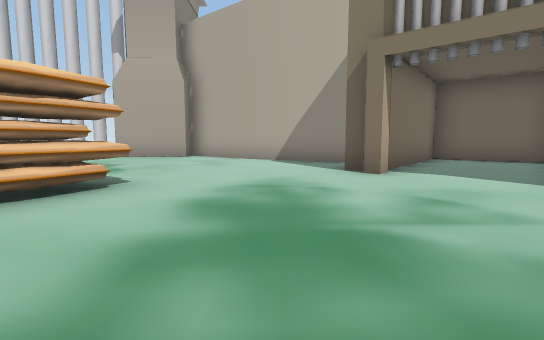
View 1 (above)

22 first-person views from a walk through a 3-D level made in the Unity game engine. The camera is 1.2 m above the floor, tilts 6° down and sees 85° across. The floor is counted in squares, 2 m on a side. Each view is taken from the middle of a square. On the plan, view 1 faces up. The plan holds only what a view shows up to about 9 squares ahead; the rest is blank. The place goes on beyond the plan. The player is left out.

View 2
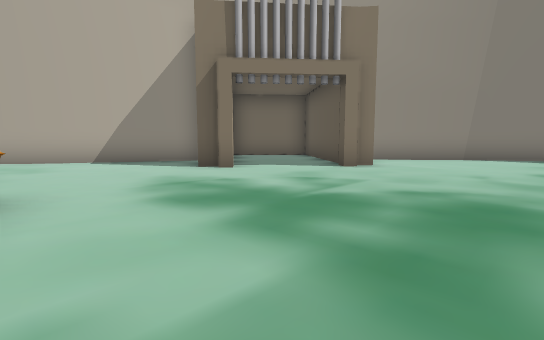

View 3
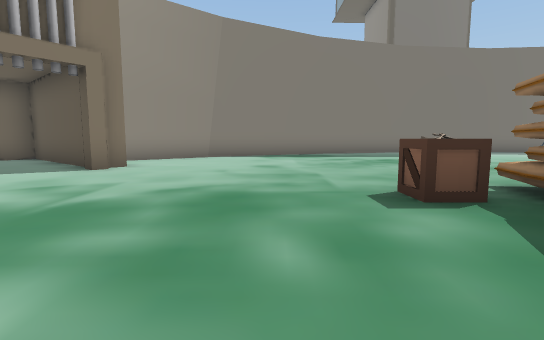

View 4
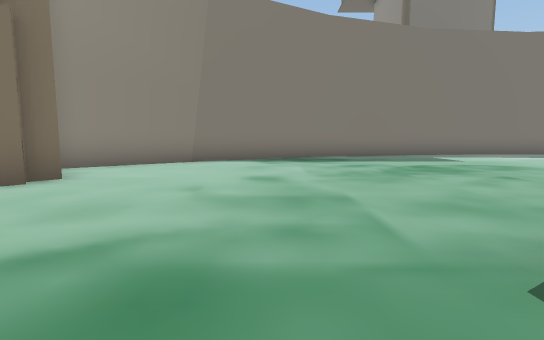

View 5
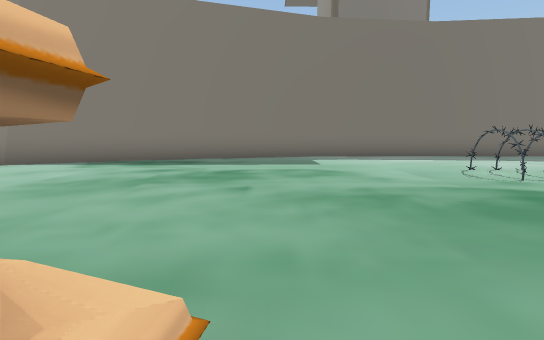

View 6
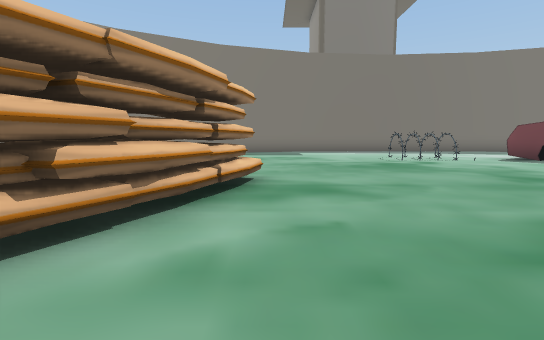

View 7
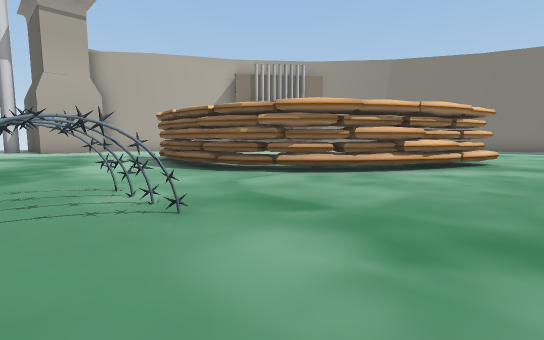

View 8
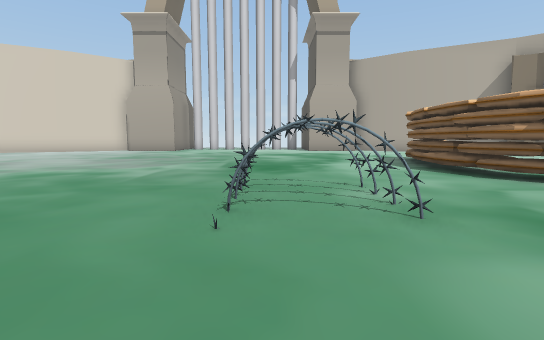

View 9
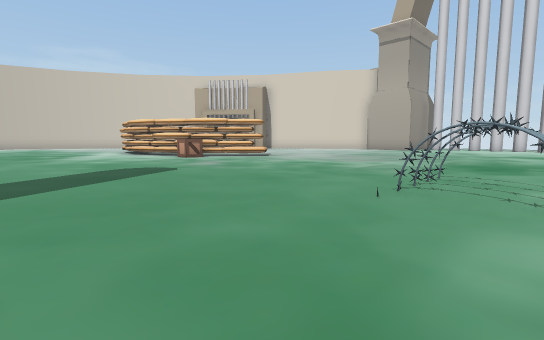

View 10
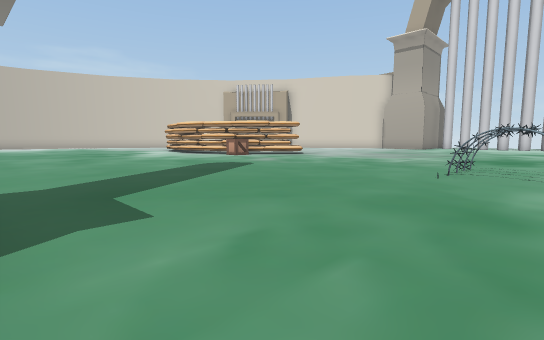

View 11
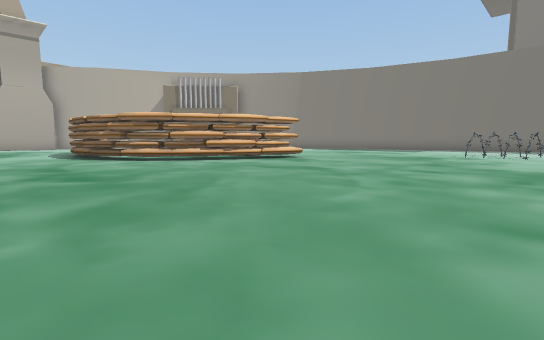

View 12
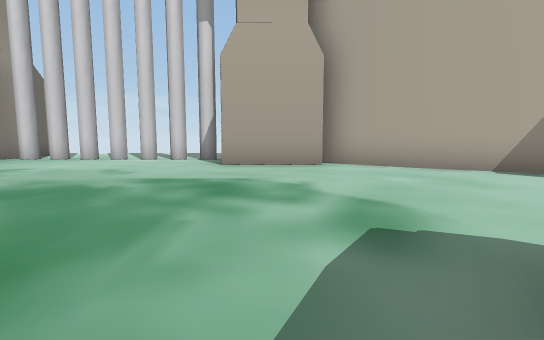

View 13
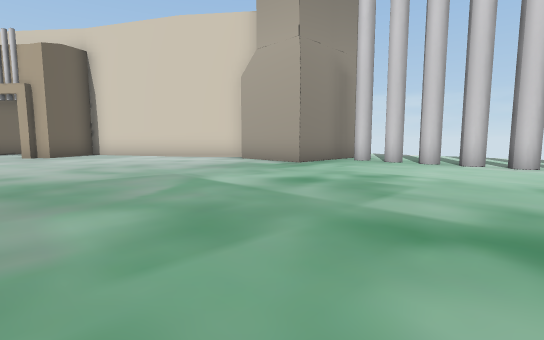

View 14
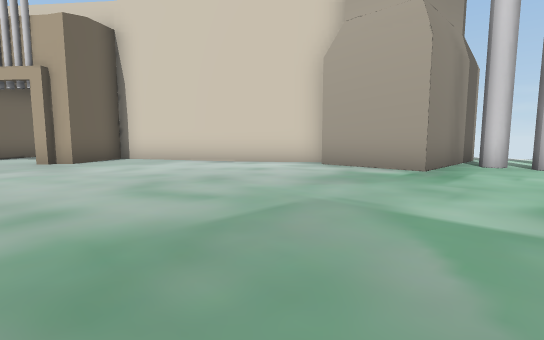

View 15
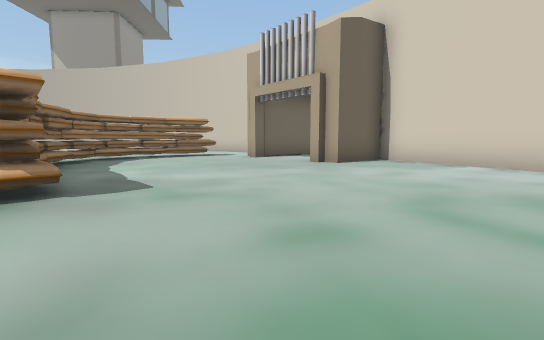

View 16
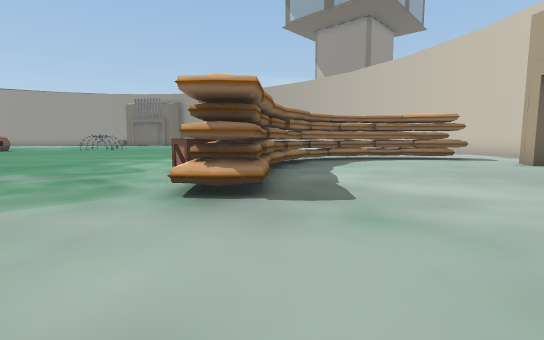

View 17
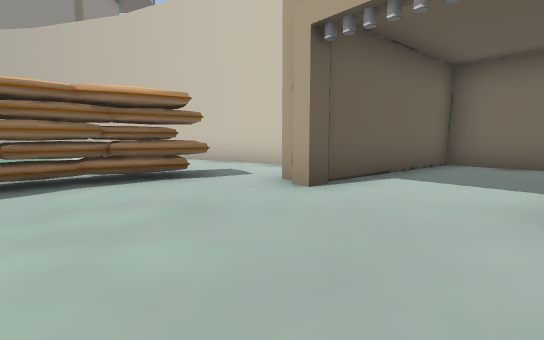

View 18
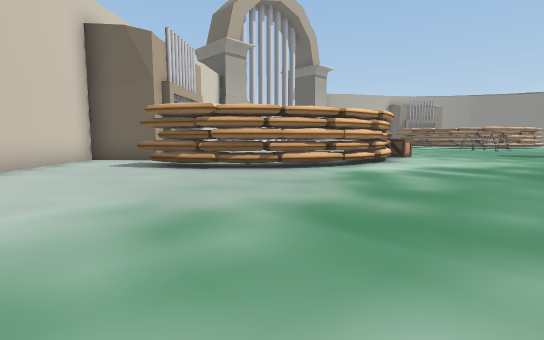

View 19
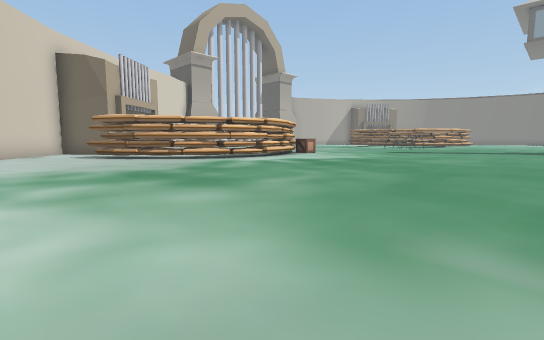

View 20
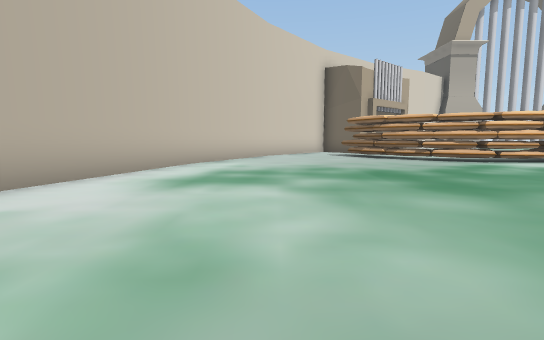

View 21
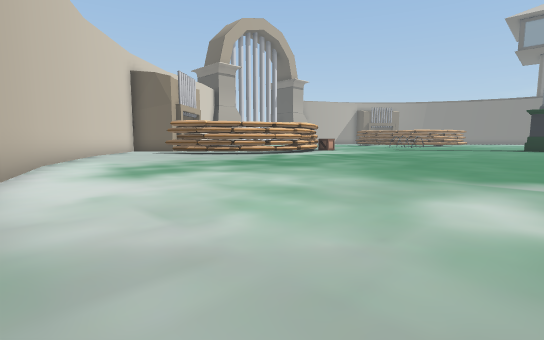

View 22
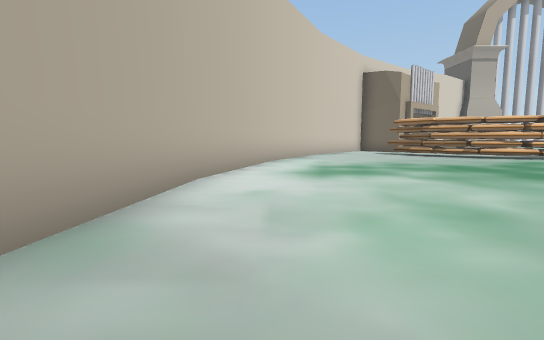

### Floor plan
Points are (right, up) in squares from view 1. A wall is a line through its corners. A room is listed if a view was taken in it or the views show most of it. See-through windows are left out.
Room 1 (views 1, 2, 3, 4, 5, 6, 7, 8, 9, 10, 11, 12, 13, 14, 15, 16, 17, 18, 19, 20, 21, 22)
walls: (-3.8, 0.7) (-3.8, 1.7); (-3.8, 1.4) (-3.6, 2.5); (-3.7, 2.1) (-3.4, 3); (-2.7, -1.2) (-3.1, -1.3) (-3.7, -0.1) (-3.8, 1.1); (-2.6, -1.9) (-3.4, -0.9) (-3.8, 0.2); (-2.3, -2.2) (-2.1, -1.7); (-2.1, -2.3) (-2.9, -1.5); (-13.9, 1.4) (-13.5, 1); (-14.1, 1.2) (-13.8, 0.8); (-1.6, -2.7) (-2.2, -2.3) (-2, -1.9); (-1.5, -3) (-1.3, -2.5); (-14.4, 1.4) (-14, 1.1); (-2.1, 3.3) (-2.5, 2.7); (-1.8, 3.9) (-2.3, 2.8); (-0.3, -3.4) (-1.9, -2.6); (-16.9, -0.4) (-15.8, 0.1) (-14.1, 1.6) (-13.7, 1.3); (1, -2.8) (1.7, -3); (0.9, -3.7) (-0.8, -3.2); (1.5, -3.7) (0.5, -3.5); (-17.9, -1.6) (-19, -1.6); (-18.3, -0.9) (-17.5, -0.6); (-18.6, -1.7) (-19.6, -1.5); (-19, -0.6) (-18, -0.8) (-17.1, -0.6) (-15.2, 0.7); (-19.4, -1.6) (-20.4, -1.1); (-19.5, -0.7) (-18.5, -0.7); (-19.9, -0.2) (-19, -0.8); (-2.8, 9.8) (-5.2, 9.8); (-20, -1.3) (-20.9, -0.8); (-0.8, 8.9) (-2.8, 10.5); (-20.6, -1) (-21.4, -0.3); (-20.7, 0.5) (-20.2, -0.1) (-19.5, -0.4); (-14.5, 10.3) (-16.1, 9) (-19.6, 7.1) (-18.4, 5.6); (-21.1, -0.5) (-21.9, 0.3); (4.5, 3.1) (4, 3.5); (4.3, 4) (6.8, 7) (4.7, 8.7) (2.3, 5.7); (-21.2, 0.8) (-20.4, 0.2); (2.5, 7.2) (-0.8, 9); (-21.4, 1.4) (-20.9, 0.4); (-11.8, 12.1) (-11.8, 9.8) (-14.2, 9.8); (-21.6, 0.1) (-22.2, 1); (-22, 0.6) (-22.5, 1.6); (-21.8, 2.1) (-21.1, 1); (8.2, 1.5) (5.9, 4.3); (-22.5, 8.1) (-23.8, 7) (-20.9, 3.5) (-21.4, 3.2) (-22.6, 4.6) (-25.2, 1.5); (-25.1, 1.7) (-27, -2); (10, -1.9) (8.1, 1.7); (-27, -1.8) (-28.1, -5.6); (-28.1, -5.5) (-28.4, -8.6)
low walls: (-2.9, -0.8) (-3.4, -0.9); (-19.6, -1.5) (-19.6, -1.1)
ways out: opening at (-8, 12); gap at (-10.5, 12); gap at (-6, 12)
objects: other object (-19, 5); other object (-15, -1); other object (-7, -3) to (-6, -1); other object (1, -2); other object (2, 5); other object (6, -9) to (6, -8)

Where each view was taken, in squares from view 1:
view 1: 0 up, 0 right, facing up
view 2: 0 up, 2 left, facing up-right
view 3: 0 up, 2 left, facing right
view 4: 0 up, 0 right, facing right
view 5: 4 down, 1 right, facing right
view 6: 4 down, 3 left, facing right
view 7: 5 down, 7 left, facing up-right
view 8: 5 down, 7 left, facing up
view 9: 6 down, 6 left, facing up-left
view 10: 8 down, 6 left, facing up-left
view 11: 10 down, 6 left, facing up-right
view 12: 3 up, 4 left, facing up
view 13: 4 up, 7 left, facing up-left
view 14: 4 up, 10 left, facing up-left
view 15: 4 up, 11 left, facing left
view 16: 4 up, 12 left, facing down-left
view 17: 3 up, 17 left, facing left
view 18: 5 down, 25 left, facing up-right
view 19: 9 down, 25 left, facing up-right
view 20: 9 down, 25 left, facing up
view 21: 10 down, 28 left, facing up-right
view 22: 10 down, 27 left, facing up
